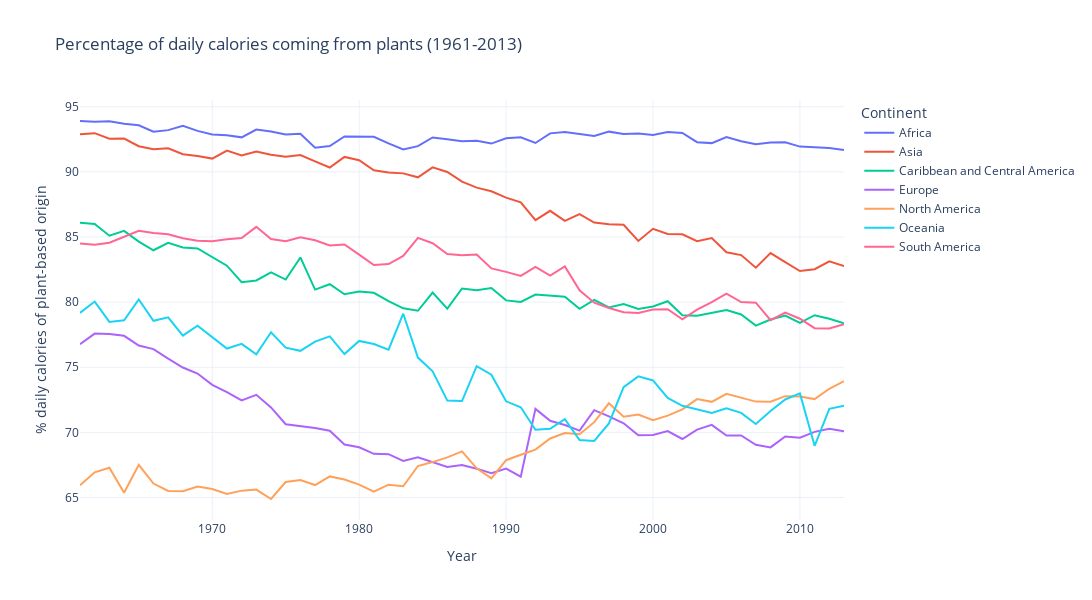

Here is the notebook cell this chart was saved with:
### Code cell
fig = px.line(df_median_plant_ratio_per_continent, 
              x="year", 
              y="plant_ratio", 
              title="Percentage of daily calories coming from plants (1961-2013)",
              height=600,
              width=1200,
              color="continent",
              template="plotly_white",
              labels={
                  "continent": "Continent", 
                  "plant_ratio": "%", 
                  "year": "Year"
              },
             )

fig.update_layout(
    xaxis_title="Year",
    yaxis_title="% daily calories of plant-based origin",
    legend={"title": {"text": "Continent"}},
    hovermode="x"
)
fig.update_traces(hovertemplate='%{y:.0f}%')

fig.show()
